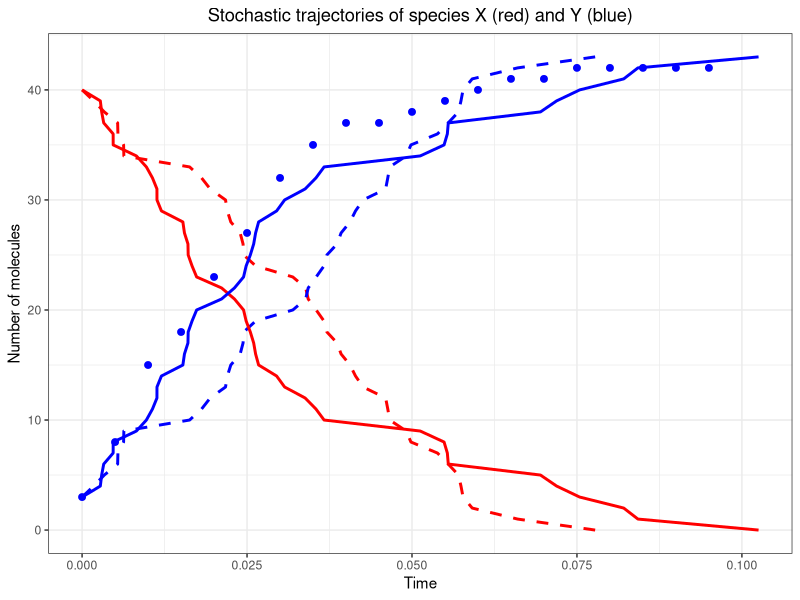

Write the R code that produced this figure.
## ---- chunk 1
knitr::opts_chunk$set(echo = TRUE)
library(tidyverse)
## ---- chunk 2
set.seed(12345)
# Gillespie Model 1: X + Y -> 2Y with rate k1
gillespie_model1 <- function(X0, Y0, k1, t_max) {
  t <- 0
  X <- X0
  Y <- Y0
  times <- c(t)
  X_values <- c(X)
  Y_values <- c(Y)

  while (t < t_max) {
    # Propensity function
    a1 <- k1 * X * Y
    a0 <- a1 # Total propensity

    if (a0 == 0) break

    # Time until next reaction
    t <- t + rexp(1, rate = a0)

    # Reaction occurs: X + Y -> 2Y
    X <- X - 1
    Y <- Y + 1

    # Save values
    times <- c(times, t)
    X_values <- c(X_values, X)
    Y_values <- c(Y_values, Y)
  }

  return(data.frame(times, X_values, Y_values))
}

# Gillespie Model 2: X -> Y with rate k2
gillespie_model2 <- function(X0, Y0, k2, t_max) {
  t <- 0
  X <- X0
  Y <- Y0
  times <- c(t)
  X_values <- c(X)
  Y_values <- c(Y)

  while (t < t_max) {
    # Propensity function
    a2 <- k2 * X
    a0 <- a2 # Total propensity

    if (a0 == 0) break

    # Time until next reaction
    t <- t + rexp(1, rate = a0)

    # Reaction occurs: X -> Y
    X <- X - 1
    Y <- Y + 1

    # Save values
    times <- c(times, t)
    X_values <- c(X_values, X)
    Y_values <- c(Y_values, Y)
  }

  return(data.frame(times, X_values, Y_values))
}

# Initial conditions and parameters
X0 <- 40
Y0 <- 3
t_max <- 0.1
k1 <- 2.1
k2 <- 30

# Data from Table 1 (Supplementary Material)
table1_time <- c(0.000, 0.005, 0.010, 0.015, 0.020, 0.025, 0.030, 0.035, 0.040, 0.045,
                 0.050, 0.055, 0.060, 0.065, 0.070, 0.075, 0.080, 0.085, 0.090, 0.095)
table1_Y <- c(3, 8, 15, 18, 23, 27, 32, 35, 37, 37, 38, 39, 40, 41, 41, 42, 42, 42, 42, 42)

# Run Gillespie simulations
results1 <- gillespie_model1(X0, Y0, k1, t_max)
results2 <- gillespie_model2(X0, Y0, k2, t_max)

# Plotting the results
ggplot() +
  geom_line(data = results1, aes(x = times, y = X_values), color = "red", linetype = "dashed", size = 1) +
  geom_line(data = results1, aes(x = times, y = Y_values), color = "blue", linetype = "dashed", size = 1) +
  geom_line(data = results2, aes(x = times, y = X_values), color = "red", linewidth = 1) +
  geom_line(data = results2, aes(x = times, y = Y_values), color = "blue", linewidth = 1) +
  geom_point(aes(x = table1_time, y = table1_Y), color = "blue", size = 2) +
  labs(title = "Stochastic trajectories of species X (red) and Y (blue)",
       x = "Time", y = "Number of molecules") +
  theme_bw() +
  theme(plot.title = element_text(hjust = 0.5))

